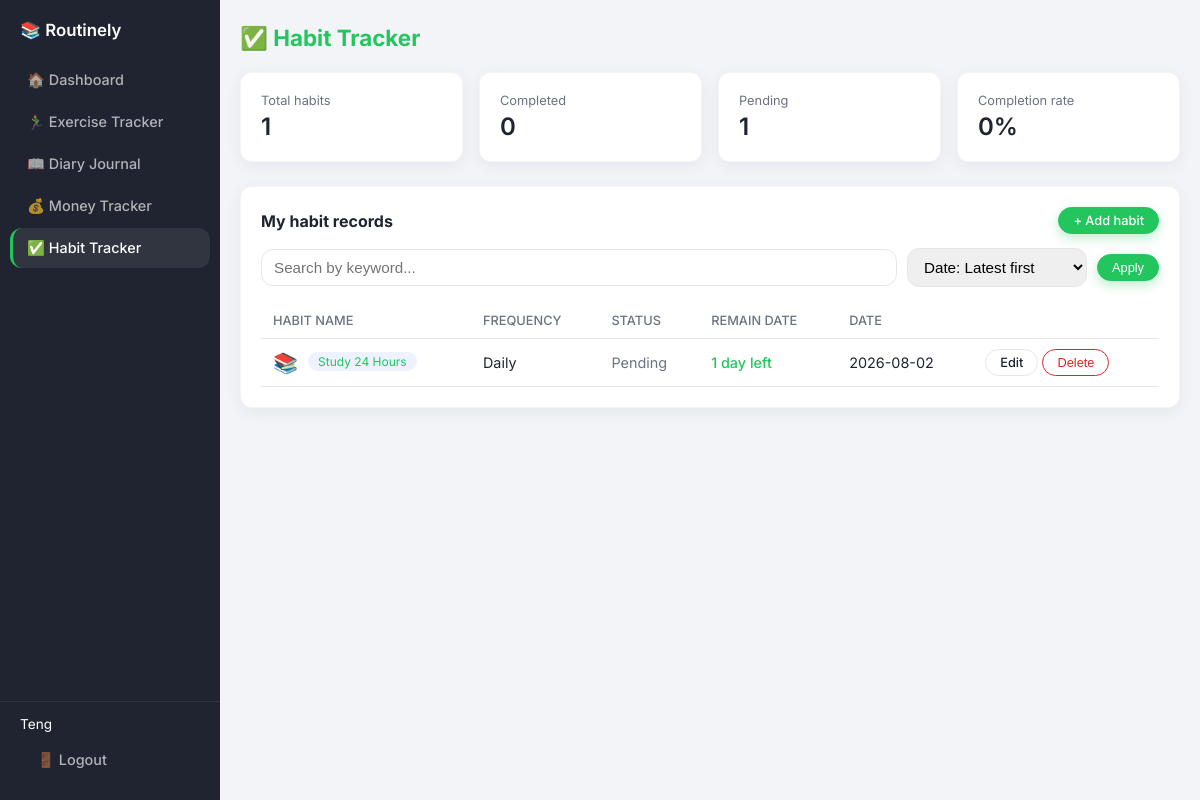
/habit_tracker.php (signed in), run on the app's committed database.
### tables this page shows
CREATE TABLE `habit_records` (
  `habit_id` int(11) NOT NULL,
  `user_id` int(11) NOT NULL,
  `habit_name` varchar(100) NOT NULL,
  `emoji` varchar(10) DEFAULT '✅',
  `target_frequency` varchar(50) NOT NULL,
  `completion_status` enum('Pending','Completed') NOT NULL DEFAULT 'Pending',
  `habit_date` date NOT NULL,
  `created_at` timestamp NOT NULL DEFAULT current_timestamp()
);

### habit_tracker.php (the view, shortened to what this page needs)
<?php
require 'database.php';
$user_id = $_SESSION['user_id'];
$action  = $_GET['action'] ?? 'list';
$records = [];
$total_habits     = 0;
$total_completed  = 0;
$total_pending    = 0;
$search = trim($_GET['q'] ?? '');
$sort   = $_GET['sort'] ?? 'date_desc';
$allowed_sorts = [
    'date_desc' => 'habit_date DESC, habit_id DESC',
    'date_asc'  => 'habit_date ASC, habit_id ASC',
    'name_asc'  => 'habit_name ASC, habit_id DESC',
    'name_desc' => 'habit_name DESC, habit_id DESC',
];
$order_sql = $allowed_sorts[$sort] ?? $allowed_sorts['date_desc'];
if ($action === 'list') {
    if ($search !== '') {
        $like = '%' . $search . '%';
        $stmt = $conn->prepare(
            "SELECT * FROM habit_records
             WHERE user_id = ?
               AND (habit_name LIKE ? OR target_frequency LIKE ? OR completion_status LIKE ? OR habit_date LIKE ?)
             ORDER BY $order_sql"
        );
        $stmt->bind_param("issss", $user_id, $like, $like, $like, $like);
    } else {
        $stmt = $conn->prepare("SELECT * FROM habit_records WHERE user_id = ? ORDER BY $order_sql");
        $stmt->bind_param("i", $user_id);
    }
    $stmt->execute();
    $result = $stmt->get_result();
    while ($row = $result->fetch_assoc()) {
        $records[] = $row;
        $total_habits++;
        if ($row['completion_status'] === 'Completed') {
            $total_completed++;
        } else {
            $total_pending++;
        }
    }
}
$completion_rate = $total_habits ? round(($total_completed / $total_habits) * 100) : 0;
?>
<!DOCTYPE html>
<html lang="en">
<head>
<link rel="stylesheet" href="style.css">
</head>
<body>
<div class="app-layout">
  <?php include 'sidebar.php'; ?>
  <div class="main-content">
  <div class="container">
  <div class="page-header">
    <h1>✅ Habit Tracker</h1>
  </div>
  <?php if ($action === 'list'): ?>
    <div class="grid-4" style="margin-bottom: 24px;">
      <div class="card stat-card">
        <div class="stat-label">Total habits</div>
        <div class="stat-value"><?= $total_habits ?></div>
      </div>
      <div class="card stat-card">
        <div class="stat-label">Completed</div>
        <div class="stat-value"><?= $total_completed ?></div>
      </div>
      <div class="card stat-card">
        <div class="stat-label">Pending</div>
        <div class="stat-value"><?= $total_pending ?></div>
      </div>
      <div class="card stat-card">
        <div class="stat-label">Completion rate</div>
        <div class="stat-value"><?= $completion_rate ?>%</div>
      </div>
    </div>
    <div class="card">
      <div style="display:flex; justify-content:space-between; align-items:center; margin-bottom:14px; flex-wrap:wrap; gap:10px;">
        <strong>My habit records</strong>
        <a href="habit_tracker.php?action=add" class="btn btn-primary btn-sm">+ Add habit</a>
      </div>
      <form method="GET" action="habit_tracker.php" style="display:flex; flex-wrap:wrap; gap:10px; align-items:center; margin-bottom:16px;">
        <input type="search" name="q" class="form-control" style="width:220px; flex:1; min-width:160px;"
               placeholder="Search by keyword..." value="<?= htmlspecialchars($search) ?>">
        <select name="sort" class="form-control" style="width:auto; min-width:180px;">
          <option value="date_desc" <?= $sort === 'date_desc' ? 'selected' : '' ?>>Date: Latest first</option>
        </select>
        <button type="submit" class="btn btn-primary btn-sm">Apply</button>
      </form>
      <?php if (empty($records)): ?>
        <?php if ($search !== ''): ?>
          <p class="text-muted">No records match "<?= htmlspecialchars($search) ?>". Try a different keyword.</p>
        <?php else: ?>
          <p class="text-muted">No habit records yet. Click "Add habit" to start tracking your first habit.</p>
        <?php endif; ?>
      <?php else: ?>
        <table class="data-table">
          <thead>
            <tr>
              <th>Habit name</th>
              <th>Frequency</th>
              <th>Status</th>
              <th>Remain date</th>
              <th>Date</th>
              <th></th>
            </tr>
          </thead>
          <tbody>
            <?php
              $today = new DateTime('today');
              foreach ($records as $r):
                $target = DateTime::createFromFormat('Y-m-d', $r['habit_date']);
                if ($target) {
                    $diff = (int) $today->diff($target)->format('%r%a');
                    if ($diff > 0) {
                        $remain_text  = $diff . ' day' . ($diff === 1 ? '' : 's') . ' left';
                        $remain_style = 'color: var(--theme-primary); font-weight: 500;';
                    } elseif ($diff === 0) {
                        $remain_text  = 'Today';
                        $remain_style = 'color: #b45309; font-weight: 500;';
                    } else {
                        $overdue = abs($diff);
                        $remain_text  = $overdue . ' day' . ($overdue === 1 ? '' : 's') . ' overdue';
                        $remain_style = 'color: var(--theme-danger); font-weight: 500;';
                    }
                } else {
                    $remain_text  = '-';
                    $remain_style = 'color: var(--theme-text-muted);';
                }
            ?>
              <tr>
                <td>
                  <span style="font-size:1.25rem; margin-right:6px; vertical-align:middle;"><?= htmlspecialchars($r['emoji'] ?? '✅') ?></span>
                  <span class="badge"><?= htmlspecialchars($r['habit_name']) ?></span>
                </td>
                <td><?= htmlspecialchars($r['target_frequency']) ?></td>
                <td>
                  <?php if ($r['completion_status'] === 'Completed'): ?>
                    <span style="color: var(--theme-success); font-weight: 500;">Completed</span>
                  <?php else: ?>
                    <span style="color: var(--theme-text-muted);">Pending</span>
                  <?php endif; ?>
                </td>
                <td style="<?= $remain_style ?>"><?= htmlspecialchars($remain_text) ?></td>
                <td><?= htmlspecialchars($r['habit_date']) ?></td>
                <td style="white-space:nowrap;">
                  <a href="habit_tracker.php?action=edit&id=<?= (int)$r['habit_id'] ?>" class="btn btn-sm">Edit</a>
                  <form method="POST" style="display:inline;" onsubmit="return confirm('Delete this habit record?');">
                    <button type="submit" class="btn btn-sm btn-danger">Delete</button>
                  </form>
                </td>
              </tr>
            <?php endforeach; ?>
          </tbody>
        </table>
      <?php endif; ?>
    </div>
  <?php endif; ?>
  </div>
  </div>
</div>
</body>
</html>

### sidebar.php
<?php
$current_page = basename($_SERVER['PHP_SELF']);
function nav_active($page, $current) {
    return $page === $current ? 'active' : '';
}
?>
<aside class="sidebar">
  <div class="sidebar-logo">
    <span class="sidebar-logo-text">📚 Routinely</span>
  </div>
  <nav class="sidebar-nav">
    <a href="index.php" class="sidebar-link <?= nav_active('index.php', $current_page) ?>">🏠 Dashboard</a>
    <a href="exercise_tracker.php" class="sidebar-link <?= nav_active('exercise_tracker.php', $current_page) ?>">🏃‍♂️ Exercise Tracker</a>
    <a href="diary_journal.php" class="sidebar-link <?= nav_active('diary_journal.php', $current_page) ?>">📖 Diary Journal</a>
    <a href="money_tracker.php" class="sidebar-link <?= nav_active('money_tracker.php', $current_page) ?>">💰 Money Tracker</a>
    <a href="habit_tracker.php" class="sidebar-link <?= nav_active('habit_tracker.php', $current_page) ?>">✅ Habit Tracker</a>
  </nav>
  <div class="sidebar-footer">
    <div class="sidebar-user"><?= htmlspecialchars($_SESSION['name'] ?? 'User') ?></div>
    <a href="logout.php" class="sidebar-link">🚪 Logout</a>
  </div>
</aside>

### style.css (style rules this page uses)
:root { --theme-primary: #22c55e; --theme-primary-dark: #16a34a; --theme-primary-light: #dcfce7; --theme-blue: var(--theme-primary); --theme-blue-dark: var(--theme-primary-dark); --theme-bg: #f3f4f8; --theme-card-bg: #ffffff; --theme-border: #e5e7eb; --theme-text: #1f2430; --theme-text-muted: #6b7280; --theme-danger: #dc2626; --theme-success: #16a34a; --radius: 12px; }
* { box-sizing: border-box; }
body { margin: 0; font-family: "Inter", "Segoe UI", Arial, sans-serif; background: var(--theme-bg); color: var(--theme-text); }
a { color: var(--theme-blue); text-decoration: none; }
.container { max-width: 1100px; margin: 0 auto; padding: 24px 20px; }
.card { background: var(--theme-card-bg); border: 1px solid rgba(15, 23, 42, 0.04); border-radius: var(--radius); padding: 20px; box-shadow: 0 4px 16px rgba(15, 23, 42, 0.06); }
.grid-4 { display: grid; grid-template-columns: repeat(4, 1fr); gap: 16px; }
.page-header { display: flex; align-items: center; justify-content: space-between; margin-bottom: 20px; }
.page-header h1 { font-size: 1.4rem; margin: 0; color: var(--theme-blue); }
.btn { display: inline-block; padding: 9px 18px; border-radius: 999px; border: 1px solid var(--theme-border); background: #fff; color: var(--theme-text); font-size: 0.9rem; font-weight: 500; cursor: pointer; }
.btn-primary { background: var(--theme-primary); color: #fff; border-color: var(--theme-primary); box-shadow: 0 4px 12px rgba(34,197,94,0.3); }
.btn-danger { background: #fff; color: var(--theme-danger); border-color: var(--theme-danger); }
.btn-sm { padding: 5px 14px; font-size: 0.8rem; }
.form-control { width: 100%; padding: 9px 12px; border: 1px solid var(--theme-border); border-radius: var(--radius); font-size: 0.95rem; }
table.data-table { width: 100%; border-collapse: collapse; }
table.data-table th, table.data-table td { text-align: left; padding: 10px 12px; border-bottom: 1px solid var(--theme-border); font-size: 0.9rem; }
table.data-table th { color: var(--theme-text-muted); font-weight: 500; font-size: 0.8rem; text-transform: uppercase; }
.stat-card { text-align: left; }
.stat-card .stat-label { font-size: 0.8rem; color: var(--theme-text-muted); margin-bottom: 4px; }
.stat-card .stat-value { font-size: 1.5rem; font-weight: 600; }
.badge { display: inline-block; padding: 2px 10px; border-radius: 20px; font-size: 0.75rem; background: #eef2ff; color: var(--theme-blue); }
:root { --sidebar-bg: #1f2430; --sidebar-text: rgba(255,255,255,0.65); --sidebar-text-active: #ffffff; --sidebar-active-bg: rgba(255,255,255,0.08); --sidebar-width: 220px; }
.app-layout { display: flex; min-height: 100vh; }
.sidebar { width: var(--sidebar-width); flex-shrink: 0; background: var(--sidebar-bg); display: flex; flex-direction: column; padding: 20px 0; }
.sidebar-logo-text { display: block; padding: 0 20px 20px; font-size: 1.05rem; font-weight: 600; color: #fff; }
.sidebar-nav { flex: 1; display: flex; flex-direction: column; gap: 2px; padding: 0 10px; }
.sidebar-link { display: flex; align-items: center; gap: 10px; padding: 11px 14px; border-radius: var(--radius); color: var(--sidebar-text); font-size: 0.9rem; font-weight: 500; border-left: 3px solid transparent; }
.sidebar-link.active { background: var(--sidebar-active-bg); color: var(--sidebar-text-active); border-left: 3px solid var(--theme-primary); }
.sidebar-footer { padding: 14px 20px 0; margin-top: 10px; border-top: 1px solid rgba(255,255,255,0.08); }
.sidebar-user { color: #fff; font-size: 0.85rem; margin-bottom: 8px; }
.main-content { flex: 1; min-width: 0; background: var(--theme-bg); }

### data on the page
habit_records: emoji "📚", habit_name "Study 24 Hours", target_frequency "Daily", completion_status "Pending", habit_date "1 day left", habit_date "2026-08-02"

### other printed values
$_SESSION['name'] "Teng"
$total_habits "1"
$total_completed "0"
$total_pending "1"
$completion_rate "0"
